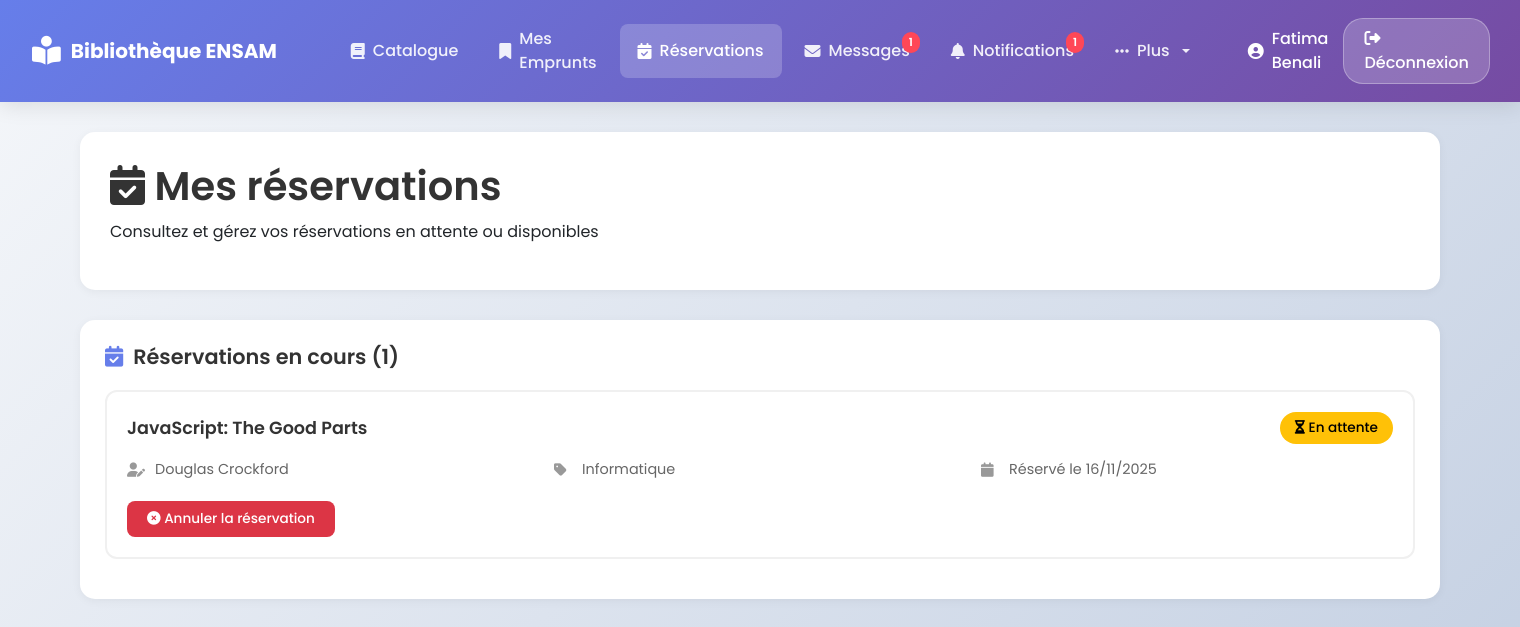
Page /views/etudiant/reservation.php (signed in) on the committed database.
### tables this page shows
CREATE TABLE reservation (
  id_reservation INT AUTO_INCREMENT PRIMARY KEY,
  id_etudiant INT NOT NULL,
  id_livre INT NOT NULL,
  date_reservation DATETIME DEFAULT CURRENT_TIMESTAMP,
  statut ENUM('en_attente','honoree') DEFAULT 'en_attente',
  FOREIGN KEY (id_etudiant) REFERENCES etudiant(id_etudiant) ON DELETE CASCADE,
  FOREIGN KEY (id_livre) REFERENCES livre(id_livre) ON DELETE CASCADE
);

CREATE TABLE livre (
  id_livre INT AUTO_INCREMENT PRIMARY KEY,
  isbn VARCHAR(20) UNIQUE,
  titre VARCHAR(255) NOT NULL,
  auteur VARCHAR(255),
  annee_publication YEAR,
  description TEXT,
  image_couverture VARCHAR(500),
  nombre_exemplaires INT NOT NULL DEFAULT 1,
  nombre_disponibles INT NOT NULL DEFAULT 1,
  livre_ds_bib INT NOT NULL DEFAULT 0,
  id_categorie INT,
  FOREIGN KEY (id_categorie) REFERENCES categorie(id_categorie) ON DELETE SET NULL
);

CREATE TABLE categorie (
  id_categorie INT AUTO_INCREMENT PRIMARY KEY,
  nom VARCHAR(100) NOT NULL UNIQUE
);

### views/etudiant/reservation.php (the view, shortened to what this page needs)
<?php
require_once '../../config/config.php';
$id_etudiant = $_SESSION['user_id'];
$stmt = $pdo->prepare("
    SELECT r.*, l.titre, l.auteur, c.nom as categorie_nom
    FROM reservation r
    JOIN livre l ON r.id_livre = l.id_livre
    LEFT JOIN categorie c ON l.id_categorie = c.id_categorie
    WHERE r.id_etudiant = ?
    AND r.statut IN ('en_attente')
    ORDER BY r.date_reservation ASC
");
$stmt->execute([$id_etudiant]);
$reservations = $stmt->fetchAll();
require_once '../../views/etudiant/nav-etudiant.php';
?>
<!DOCTYPE html>
<html lang="fr">
<head>
    <link href="https://cdn.jsdelivr.net/npm/bootstrap@5.3.0/dist/css/bootstrap.min.css" rel="stylesheet">
    <link rel="stylesheet" href="https://cdnjs.cloudflare.com/ajax/libs/font-awesome/6.4.0/css/all.min.css">
    <link rel="stylesheet" href="../../assets/css/etudiant/reservation.css">
</head>
<body>
    <div class="main-container">
        <div class="page-header">
            <h1><i class="fas fa-calendar-check"></i> Mes réservations</h1>
            <p>Consultez et gérez vos réservations en attente ou disponibles</p>
        </div>
        <div class="section-card">
            <h2 class="section-title">
                <i class="fas fa-calendar-check"></i>
                Réservations en cours (<?php echo count($reservations); ?>)
            </h2>
            <?php if (count($reservations) > 0): ?>
                <?php foreach ($reservations as $res):
                    $is_disponible = $res['statut'] === 'disponible';
                ?>
                    <div class="emprunt-item">
                        <div class="emprunt-header">
                            <div class="book-title-emprunt">
                                <?php echo htmlspecialchars($res['titre']); ?>
                            </div>
                            <span class="badge-status <?php echo $is_disponible ? 'badge-disponible' : 'badge-attente'; ?>">
                                <i class="fas <?php echo $is_disponible ? 'fa-check-circle' : 'fa-hourglass-half'; ?>"></i>
                                <?php echo $is_disponible ? 'Disponible pour vous' : 'En attente'; ?>
                            </span>
                        </div>
                        <div class="emprunt-details">
                            <div class="detail-item">
                                <i class="fas fa-user-edit"></i>
                                <?php echo htmlspecialchars($res['auteur']); ?>
                            </div>
                            <div class="detail-item">
                                <i class="fas fa-tag"></i>
                                <?php echo htmlspecialchars($res['categorie_nom'] ?? 'Non catégorisé'); ?>
                            </div>
                            <div class="detail-item">
                                <i class="fas fa-calendar"></i>
                                Réservé le <?php echo date('d/m/Y', strtotime($res['date_reservation'])); ?>
                            </div>
                        </div>
                        <form method="POST" action="reservation.php" style="margin-top: 10px;">
                            <button type="submit" class="btn-annuler" onclick="return confirm('Êtes-vous sûr de vouloir annuler cette réservation ?');">
                                <i class="fas fa-times-circle"></i> Annuler la réservation
                            </button>
                        </form>
                    </div>
                <?php endforeach; ?>
            <?php endif; ?>
        </div>
    </div>
</body>
</html>

### assets/css/etudiant/reservation.css (style rules this page uses)
* { font-family: 'Poppins', sans-serif; }
body { background: linear-gradient(135deg, #f5f7fa 0%, #c3cfe2 100%); min-height: 100vh; }
.main-container { max-width: 1400px; margin: 30px auto; padding: 0 20px; }
.page-header { background: white; padding: 30px; border-radius: 15px; box-shadow: 0 2px 10px rgba(0,0,0,0.05); margin-bottom: 30px; }
.page-header h1 { color: #333; font-weight: 600; margin-bottom: 10px; }
.section-card { background: white; border-radius: 15px; padding: 25px; box-shadow: 0 2px 10px rgba(0,0,0,0.05); margin-bottom: 30px; }
.section-title { font-size: 1.3rem; font-weight: 600; color: #333; margin-bottom: 20px; display: flex; align-items: center; }
.section-title i { margin-right: 10px; color: #667eea; }
.emprunt-item { border: 2px solid #f0f0f0; border-radius: 12px; padding: 20px; margin-bottom: 15px; transition: all 0.3s ease; }
.emprunt-header { display: flex; justify-content: space-between; align-items: center; margin-bottom: 15px; }
.book-title-emprunt { font-size: 1.1rem; font-weight: 600; color: #333; }
.badge-status { padding: 6px 15px; border-radius: 20px; font-size: 0.85rem; font-weight: 500; }
.badge-attente { background: #ffc107; color: #000; }
.emprunt-details { display: grid; grid-template-columns: repeat(auto-fit, minmax(200px, 1fr)); gap: 15px; margin-top: 15px; }
.detail-item { display: flex; align-items: center; color: #666; font-size: 0.9rem; }
.detail-item i { margin-right: 8px; color: #999; width: 20px; }
.btn-annuler { background: #dc3545; color: white; border: none; padding: 8px 20px; border-radius: 8px; font-size: 0.85rem; font-weight: 500; cursor: pointer; transition: all 0.3s ease; margin-top: 10px; }

### rows in the picture
reservation: id_livre.titre "JavaScript: The Good Parts", statut "En attente", id_livre.auteur "Douglas Crockford", categorie.nom "Informatique", date_reservation "16/11/2025"

### other values in the picture
$nb_messages_non_lus "1"
$nb_notifications_non_lues "1"
$_SESSION['user_prenom'] . ' ' . $_SESSION['user_nom'] "Fatima Benali"
count($reservations) "1"
